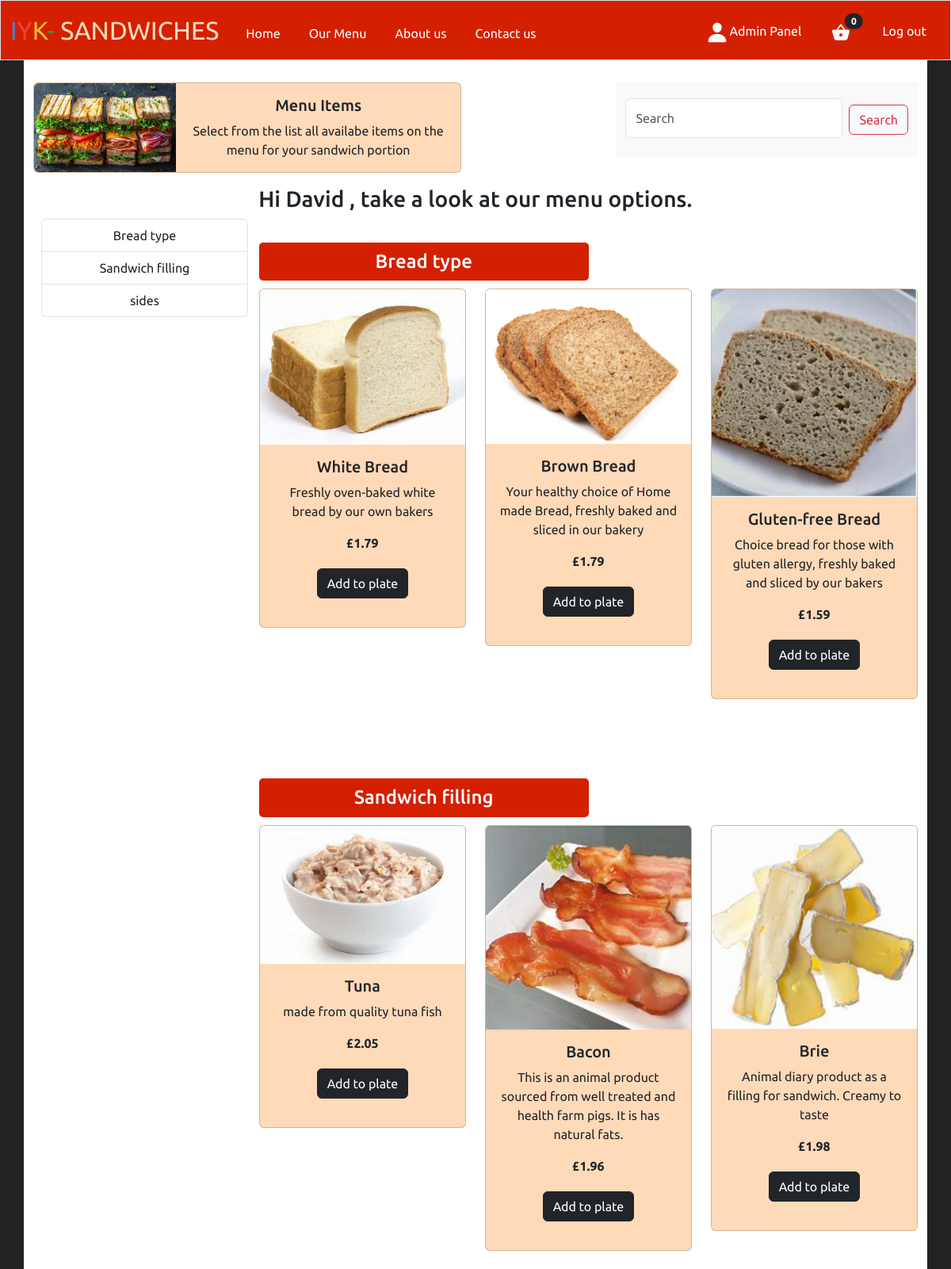
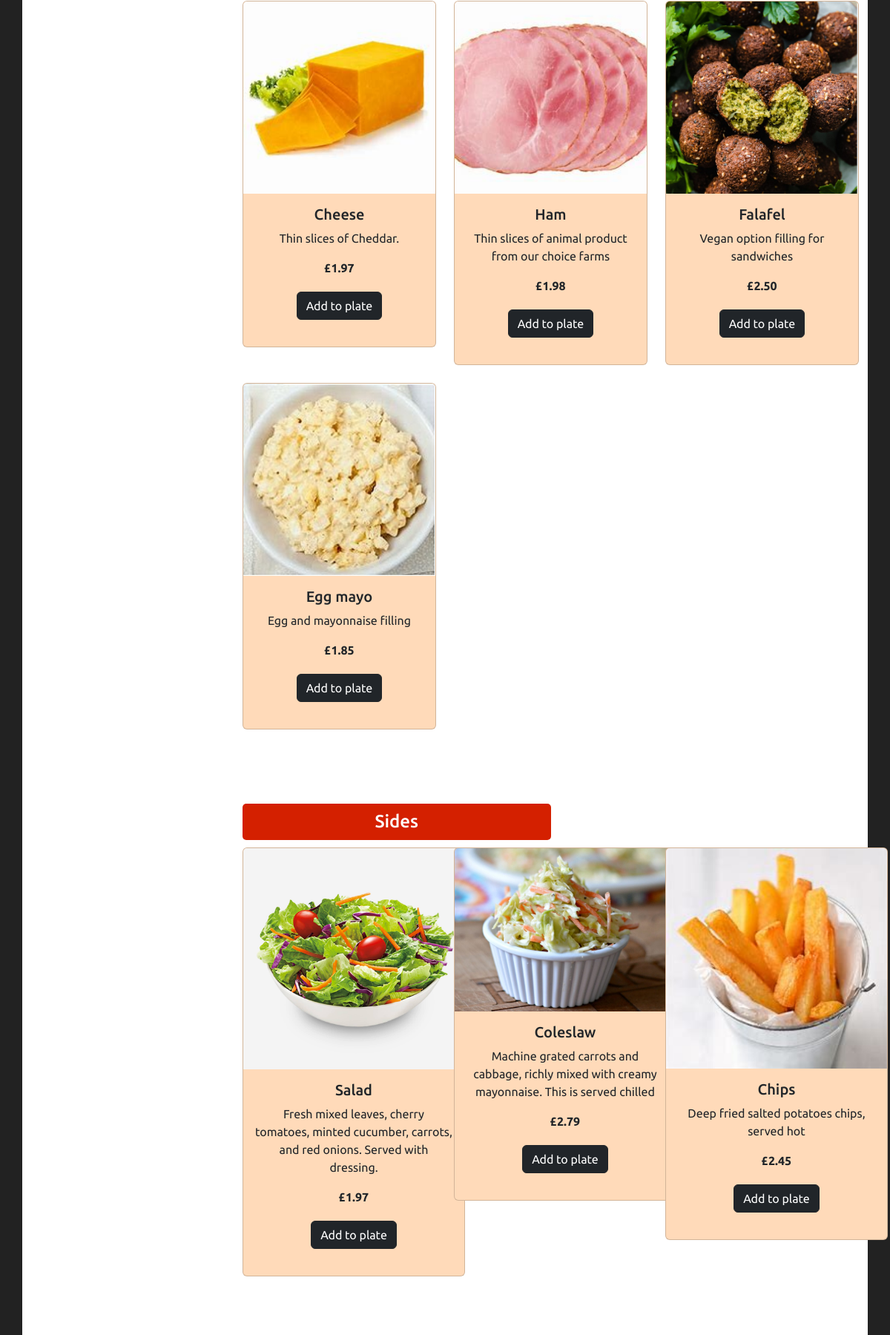
The app's page /products (signed in, upper part) with its own data (2 pictures, top to bottom).
### tables this page shows
CREATE TABLE Customers (
    customerID INTEGER,
    name TEXT NOT NULL,
    email TEXT NOT NULL,
    hash TEXT NOT NULL, 
    address TEXT,
    phoneNumber TEXT,
    PRIMARY KEY(customerID)
);

CREATE TABLE Category (
    catID INTEGER NOT NULL,
    catName INTEGER NOT NULL,
    PRIMARY KEY(catID)
);

CREATE TABLE MenuItems (
    itemID INTEGER,
    catID INTEGER NOT NULL,
    name TEXT NOT NULL,
    description TEXT,
    price REAL, image_path TEXT,
    PRIMARY KEY(itemID),
    FOREIGN KEY(catID) REFERENCES Category(catID)
);

### app.py (the view)
@app.route("/products")
@login_required
def products():
    if 'user_id' in session:
        id = session["user_id"]
        customers = db.execute("SELECT * FROM Customers WHERE customerID= ?", id)
        menu = db.execute("SELECT * FROM MenuItems AS m INNER JOIN Category AS c ON m.catID = c.catID ORDER BY catID;")
        cat1 = db.execute("SELECT * FROM Category WHERE catID = 1")
        cat2 = db.execute("SELECT * FROM Category WHERE catID = 2")
        cat3 = db.execute("SELECT * FROM Category WHERE catID = 3")
        return render_template("products.html", menu=menu, customers=customers, cat1=cat1, cat2=cat2, cat3=cat3)
    else:
        return redirect("/login.html")

### app.py (called while the page is built)
@app.after_request
def after_request(response):
    response.headers["Cache-Control"] = "no-cache, no-store, must-revalidate"
    response.headers["Expires"] = 0
    response.headers["Pragma"] = "no-cache"
    return response

@app.context_processor
def inject_total_items():
    total_items = len(set(session.get("basket", [])))  # Count unique items in the basket
    return {"total_items": total_items}

@app.context_processor
def inject_total_items():
    total_items = len(set(session.get("basket", [])))  # Count unique items in the basket
    return {"total_items": total_items}

### helpers.py (called while the page is built)
def login_required(f):
    @wraps(f)
    def decorated_function(*args, **kwargs):
        if session.get("user_id") is None:
            return redirect("/login")
        return f(*args, **kwargs)
    return decorated_function

def pound(value):
    return f"£{value:,.2f}"

### templates/products.html (shortened to what this page needs)
{% extends "layout.html" %}
{% block main %}
<div class="intro">
    <div class="card mb-3" style="max-width: 540px;">
        <div class="row g-0">
            <div class="col-md-4">
                <img src="/static/sandwich-banner-background2.jpeg" class="img-fluid rounded-start"
                    alt="Iyk-sandwich image" style="height: 100%; width: auto;">
            </div>
            <div class="col-md-8">
                <div class="card-body">
                    <h5 class="card-title">Menu Items</h5>
                    <p class="card-text">Select from the list all availabe items on the menu for your sandwich portion</p>
                </div>
            </div>
        </div>
    </div>
    <div>
        <nav class="navbar bg-light">
            <div class="container-fluid">
                <form class="d-flex" role="search">
                    <input class="form-control me-2" type="search" style="height: 50px; margin-top: 12px;" placeholder="Search" aria-label="Search">
                    <button class="btn btn-outline-danger" type="submit">Search</button>
                </form>
            </div>
        </nav>
    </div>
</div>
<h3>Hi {% for person in customers %} {{ person["name"] }} {% endfor %}, take a look at our menu options. </h3>
<div class="row">
    <div class="col-3">
        <div id="myDIVS" class="list-group">
            <a class="list-group-item list-group-item-action" href="#list-item-1">Bread type</a>
            <a class="list-group-item list-group-item-action" href="#list-item-2">Sandwich filling</a>
            <a class="list-group-item list-group-item-action" href="#list-item-3">sides</a>
        </div>
    </div>
    <div class="col-9">
        <div data-bs-spy="scroll" data-bs-target="#list-example" data-bs-smooth-scroll="true" class="scrollspy-example"
            tabindex="0">
            <div class="menu-header">
                {% for cat in cat1 %}
                    <h4 id="list-item-1"> {{ cat["catName"] }} </h4>
                {% endfor %}
            </div>
            <div class="row row-cols-1 row-cols-md-3 g-4" style="margin-bottom: 100px;">
                {% for item in menu %}
                {% if item["catID"] == 1 %}
                <div class="col">
                    <div class="card">
                        {% if item.image_path %}
                        <img src="{{ item.image_path }}" class="card-img-top" alt="{{ item.name }}"
                            style="width:100%; height:auto;">
                        {% else %}
                        <img src="{{ url_for('static', filename='images/default.jpg') }}" alt="Default Image"
                            style="width:200px;height:200px;">
                        {% endif %}
                        <div class="card-body">
                            <h5 class="card-title">{{ item["name"] }}</h5>
                            <p class="card-text">{{ item["description"] }}</p>
                            <b>{{ item["price"] | pound }}</b>
                            <form action="/basket" method="post">
                                <button class="btn btn-dark" type="submit">Add to plate</button>
                            </form>
                        </div>
                    </div>
                </div>
                {% endif %}
                {% endfor %}
            </div>
            <div class="menu-header">
                {% for cat in cat2 %}
                    <h4 id="list-item-2"> {{ cat["catName"] }} </h4>
                {% endfor %}
            </div>
            <div class="row row-cols-1 row-cols-md-3 g-4" style="margin-bottom: 100px;">
                {% for item in menu %}
                {% if item["catID"] == 2 %}
                <div class="col">
                    <div class="card">
                        {% if item.image_path %}
                        <img src="{{ item.image_path }}" class="card-img-top" alt="{{ item.name }}"
                        style="width:100%; height:auto;">
                        {% else %}
                        <img src="{{ url_for('static', filename='images/default.jpg') }}" alt="Default Image"
                            style="width:200px;height:200px;">
                        {% endif %}
                        <div class="card-body">
                            <h5 class="card-title">{{ item["name"] }}</h5>
                            <p class="card-text">{{ item["description"] }}</p>
                            <b>{{ item["price"] | pound }}</b>
                            <form action="/basket" method="post">
                                <button class="btn btn-dark" type="submit">Add to plate</button>
                            </form>
                        </div>
                    </div>
                </div>
                {% endif %}
                {% endfor %}
            </div>
            <div class="menu-header">
                {% for cat in cat3 %}
                    <h4 id="list-item-3"> {{ cat["catName"] }} </h4>
                {% endfor %}
            </div>
            <div class="row row-cols-1 row-cols-md-3 g-4" style="margin-bottom: 100px;">
                {% for item in menu %}
                {% if item["catID"] == 3 %}
                <div class="col">
                    <div class="card custom-card">
                        {% if item.image_path %}
                        <img src="{{ item.image_path }}" class="card-img-top" alt="{{ item.name }}"
                        style="width:100%; height:auto;">
                        {% else %}
                        <img src="{{ url_for('static', filename='images/default.jpg') }}" alt="Default Image"
                            style="width:200px;height:200px;">
                        {% endif %}
                        <div class="card-body">
                            <h5 class="card-title">{{ item["name"] }}</h5>
                            <p class="card-text">{{ item["description"] }}</p>
                            <b>{{ item["price"] | pound }}</b>
                            <form action="/basket" method="post">
                                <button class="btn btn-dark" type="submit">Add to plate</button>
                            </form>
                        </div>
                    </div>
                </div>
                {% endif %}
                {% endfor %}
            </div>
        </div>
    </div>
</div>
{% endblock %}

### templates/layout.html (shortened to what this page needs)
<!DOCTYPE html>
<html lang="en">
<head>
    <link href="https://cdn.jsdelivr.net/npm/bootstrap@5.3.3/dist/css/bootstrap.min.css" rel="stylesheet"
>
    <link href="/static/styles.css" rel="stylesheet">
    <link rel="stylesheet" href="https://cdn.jsdelivr.net/npm/flatpickr/dist/flatpickr.min.css">
</head>
<body>
    <header>
        <div class="navigation">
            <nav class="bg-tomato border navbar navbar-expand-md navbar-light">
                <div class="container-fluid">
                    <a class="navbar-brand" href="/"><span class="blue">I</span><span class="red">Y</span><span
                            class="yellow">K</span><span class="green">-</span> <span
                            class="orange">SANDWICHES</span></a>
                    <div class="collapse navbar-collapse" id="navbar">
                        <ul class="navbar-nav me-auto mt-2">
                            <li class="nav-item"><a class="nav-link" href="/">Home</a></li>
                            <li class="nav-item"><a class="nav-link" href="/products">Our Menu</a></li>
                            <li class="nav-item"><a class="nav-link" href="#">About us</a></li>
                            <li class="nav-item"><a class="nav-link" href="#">Contact us</a></li>
                        </ul>
                        {% if session["user_id"] %}
                        <ul class="navbar-nav ms-auto mt-2">
                            {% if session["user_id"] == 1 %}
                            <li class="nav-item">
                                <a class="nav-link" href="/admin/">
                                    <span class="icon"><ion-icon name="person"></ion-icon></span>
                                    <span>Admin Panel</span>
                                </a>
                            </li>
                            {% endif %}
                            <li class="nav-item">
                                <a class="nav-link" href="/basket">
                                    <span class="icon"><ion-icon name="basket"></ion-icon>
                                        <span
                                    class="position-absolute top-0 start-100 translate-middle badge rounded-pill bg-dark">
                                    {{ total_items }}
                                        </span>
                                    </span>
                                </a>
                            </li>
                            <li class="nav-item"><a class="nav-link" href="/logout">Log out</a></li>
                        </ul>
                        {% else %}
                        <ul class="navbar-nav ms-auto mt-2">
                            <li class="nav-item"><a class="nav-link" href="/login">Login</a></li>
                        </ul>
                        {% endif %}
                    </div>
                </div>
            </nav>
        </div>
    </header>
    <main class="container py-5 text-center">
        <div class="main-content">
            {% block main %}{% endblock %}
        </div>
    </main>
</body>
</html>

### static/styles.css (style rules this page uses)
* { font-family: "Ubuntu", sans-serif; margin: 0; padding: 0; box-sizing: border-box; }
:root { --blue: #d42000; --white: #fff; --gray: #f5f5f5; --black1: #222; --black2: #999; --orange: #ff9419; }
body { background-color:var(--black1); margin: 0; min-height: 100vh; overflow-x: hidden; padding-top: 56px; }
nav .navbar-brand { font-size: xx-large; }
nav .navbar-brand .blue { color: #537fbe; }
nav .navbar-brand .red { color: #ea433b; }
nav .navbar-brand .yellow { color: #f5b82e; }
nav .navbar-brand .green { color: #2e944b; }
nav .navbar-brand .orange { color: #FFDAB9; }
.navigation { position: fixed; top: 0; left: 0; width: 100%; z-index: 1000; }
.navbar-nav li a .icon { position: relative; display: flex; min-width: 30px; height: 30px; line-height: 75px; text-align: center; }
.navbar-nav li a .icon ion-icon { font-size: 1.75rem; }
.navbar-nav li { display: flex; margin-right: 10px; margin-left: 10px; }
.navbar-nav li a { display: flex; }
main { margin-left: auto; margin-right: auto; padding-left: 10px; padding-right: 10px; text-align: center; width: 100%; background-color:var(--white); min-height: 100vh; }
.list-group { width: 100%; margin-left: 10px; }
.custom-card { width: 300px; }
.bg-tomato { background-color: var(--blue); color: white; }
.bg-tomato a { color: white; }
.card { background-color: #FFDAB9; }
#list-item-1, #list-item-2, #list-item-3 { width: 50%; background-color: var(--blue); color: var(--white); position: relative; text-align: center; padding-top: 10px; padding-bottom: 10px; margin-top: 30px; margin-bottom: 10px; border-radius: 5px; display: flex-start; }
.intro { display:flex; justify-content:space-between; }
button { margin-top: 20px; margin-bottom: 20px; }

### templates/layout.html (style rules this page uses)
div#myDIVS { position: -webkit-sticky; position: sticky; top: 100px; }

### records on screen
Customers: name "David"
Category: catName "Bread type"
MenuItems: image_path (picture), name "White Bread", description "Freshly oven-baked white bread by our own bakers", price|pound "£1.79"
MenuItems: image_path (picture), name "Brown Bread", description "Your healthy choice of Home made Bread, freshly baked and sliced in our bakery", price|pound "£1.79"
MenuItems: image_path (picture), name "Gluten-free Bread", description "Choice bread for those with gluten allergy, freshly baked and sliced by our bakers", price|pound "£1.59"
Category: catName "Sandwich filling"
MenuItems: image_path (picture), name "Tuna", description "made from quality tuna fish", price|pound "£2.05"
MenuItems: image_path (picture), name "Bacon", description "This is an animal product sourced from well treated and health farm pigs. It is has natural fats.", price|pound "£1.96"
MenuItems: image_path (picture), name "Brie", description "Animal diary product as a filling for sandwich. Creamy to taste", price|pound "£1.98"
MenuItems: image_path (picture), name "Cheese", description "Thin slices of Cheddar.", price|pound "£1.97"
MenuItems: image_path (picture), name "Ham", description "Thin slices of animal product from our choice farms", price|pound "£1.98"
MenuItems: image_path (picture), name "Falafel", description "Vegan option filling for sandwiches", price|pound "£2.50"
MenuItems: image_path (picture), name "Egg mayo", description "Egg and mayonnaise filling", price|pound "£1.85"
Category: catName "Sides"
MenuItems: image_path (picture), name "Salad", description "Fresh mixed leaves, cherry tomatoes, minted cucumber, carrots, and red onions. Served with dressing.", price|pound "£1.97"
MenuItems: image_path (picture), name "Coleslaw", description "Machine grated carrots and cabbage, richly mixed with creamy mayonnaise. This is served chilled", price|pound "£2.79"
MenuItems: image_path (picture), name "Chips", description "Deep fried salted potatoes chips, served hot", price|pound "£2.45"

### other values on screen
{{ total_items }} "0"
